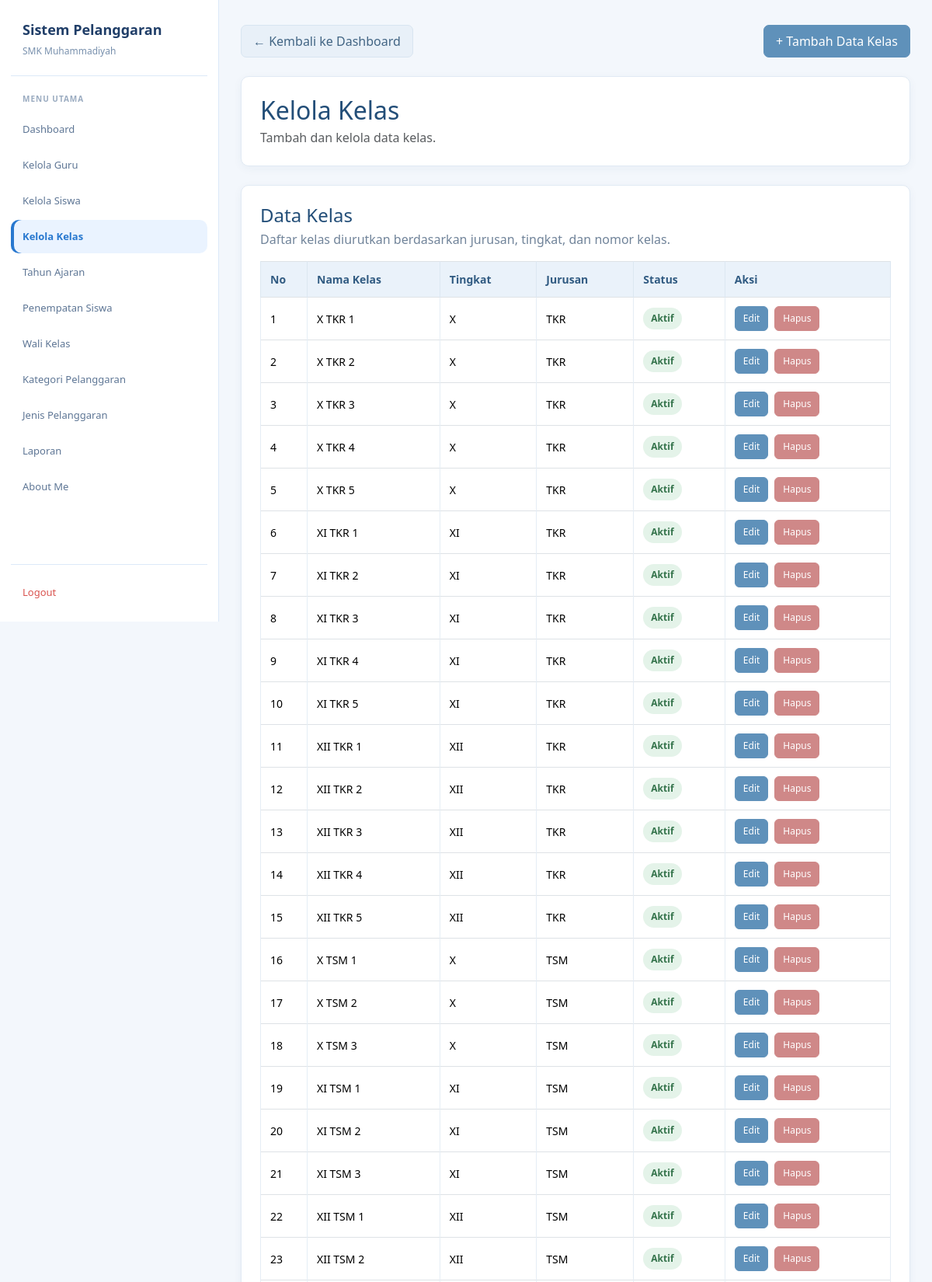
The app's page /admin/kelas.php (signed in, upper part) with its own data.
### tables this page shows
CREATE TABLE `t_kelas` (
  `id` int(11) NOT NULL,
  `nama` varchar(100) NOT NULL,
  `tingkat` varchar(20) NOT NULL,
  `jurusan` varchar(100) NOT NULL,
  `status_aktif` tinyint(1) DEFAULT NULL,
  `created_at` timestamp NULL DEFAULT current_timestamp(),
  `update_at` timestamp NULL DEFAULT current_timestamp()
);

### admin/kelas.php (the view, shortened to what this page needs)
<?php
include "../config/koneksi.php";
mysqli_set_charset($koneksi, 'utf8mb4');
if (!function_exists('e')) {
    function e($value): string
    {
        return htmlspecialchars((string)($value ?? ''), ENT_QUOTES, 'UTF-8');
    }
}
$bukaForm = false;
$query = mysqli_query(
    $koneksi,
    "SELECT * FROM t_kelas
     ORDER BY
        CASE jurusan
            WHEN 'TKR' THEN 1
            WHEN 'TSM' THEN 2
            WHEN 'TKJ' THEN 3
            WHEN 'RPL' THEN 4
            WHEN 'BD' THEN 5
            ELSE 6
        END,
        CASE tingkat
            WHEN 'X' THEN 1
            WHEN 'XI' THEN 2
            WHEN 'XII' THEN 3
            ELSE 4
        END,
        CAST(SUBSTRING_INDEX(nama, ' ', -1) AS UNSIGNED),
        id ASC"
);
?>
<!DOCTYPE html>
<html lang="id">
<head>
    <link href="https://cdn.jsdelivr.net/npm/bootstrap@5.3.8/dist/css/bootstrap.min.css" rel="stylesheet">
    <link href="https://cdn.datatables.net/2.3.4/css/dataTables.bootstrap5.min.css" rel="stylesheet">
</head>
<body>
<aside class="sidebar">
    <?php include "layout/sidebar.php"; ?>
</aside>
<main class="main">
    <div class="container py-2">
        <div class="d-flex flex-wrap justify-content-between align-items-center gap-2 mb-4">
            <a href="../dashboard.php" class="btn btn-secondary">
                &larr; Kembali ke Dashboard
            </a>
            <?php if (!$bukaForm): ?>
                <button
                    type="button"
                    class="btn btn-primary"
                    id="btnToggleKelas"
                    aria-expanded="false"
                    aria-controls="formTambahKelas"
                >
                    + Tambah Data Kelas
                </button>
            <?php endif; ?>
        </div>
        <div class="card mb-4">
            <div class="card-body">
                <h2 class="judul mb-1">Kelola Kelas</h2>
                <p class="text-muted mb-0">
                    Tambah dan kelola data kelas.
                </p>
            </div>
        </div>
        <div class="card">
            <div class="card-body">
                <h4 class="mb-1">Data Kelas</h4>
                <p class="keterangan mb-3">
                    Daftar kelas diurutkan berdasarkan jurusan, tingkat, dan nomor kelas.
                </p>
                <div class="table-responsive">
                    <table
                        id="tabelKelas"
                        class="table table-bordered table-hover align-middle w-100"
                    >
                        <thead>
                            <tr>
                                <th style="width: 60px;">No</th>
                                <th>Nama Kelas</th>
                                <th>Tingkat</th>
                                <th>Jurusan</th>
                                <th>Status</th>
                                <th>Aksi</th>
                            </tr>
                        </thead>
                        <tbody>
                            <?php if (mysqli_num_rows($query) > 0): ?>
                                <?php $no = 1; ?>
                                <?php while ($kelas = mysqli_fetch_assoc($query)): ?>
                                    <tr>
                                        <td><?= $no++; ?></td>
                                        <td><?= e($kelas['nama'] ?? ''); ?></td>
                                        <td><?= e($kelas['tingkat'] ?? ''); ?></td>
                                        <td><?= e($kelas['jurusan'] ?? ''); ?></td>
                                        <td>
                                            <?php if ((int)($kelas['status_aktif'] ?? 0) === 1): ?>
                                                <span class="status-aktif">Aktif</span>
                                            <?php else: ?>
                                                <span class="status-nonaktif">Tidak Aktif</span>
                                            <?php endif; ?>
                                        </td>
                                        <td>
                                            <div class="d-flex flex-wrap gap-2">
                                                <a
                                                    href="edit_kelas.php?id=<?= (int)$kelas['id']; ?>"
                                                    class="btn btn-sm btn-primary"
                                                >
                                                    Edit
                                                </a>
                                                <a
                                                    href="hapus_kelas.php?id=<?= (int)$kelas['id']; ?>"
                                                    class="btn btn-sm btn-danger"
                                                    onclick="return confirm('Yakin ingin menghapus kelas ini?')"
                                                >
                                                    Hapus
                                                </a>
                                            </div>
                                        </td>
                                    </tr>
                                <?php endwhile; ?>
                            <?php endif; ?>
                        </tbody>
                    </table>
                </div>
            </div>
        </div>
    </div>
</main>
</body>
</html>

### admin/kelas.php (style rules this page uses)
:root { --blue: #2878cf; --blue-dark: #203e68; --blue-soft: #eaf3ff; --muted: #7890ad; --line: #dce9f8; }
* { box-sizing: border-box; }
body { margin: 0; background: #f3f7fc; color: #2f435a; font-family: "Segoe UI", Arial, sans-serif; font-size: 16px; }
a { text-decoration: none; }
.sidebar { position: fixed; top: 0; left: 0; bottom: 0; width: 282px; min-width: 282px; height: 100vh; overflow-y: auto; background: #fff; border-right: 1px solid var(--line); padding: 25px 14px 16px; display: flex; flex-direction: column; z-index: 1000; }
.main { width: calc(100% - 282px); min-height: 100vh; margin-left: 282px; padding: 24px 28px 40px; }
.main .container { width: 100%; max-width: none; margin: 0; padding: 0; }
.judul, .main h4 { color: #234e78; }
.card { border: 1px solid #e1eaf4 !important; border-radius: 10px; box-shadow: 0 3px 12px rgba(35, 78, 120, .05) !important; }
.card-body { padding: 24px; }
.btn { border-radius: 7px; font-family: "Segoe UI", Arial, sans-serif; font-size: 16px; font-weight: 400; line-height: 1.5; padding: 8px 15px; transition: background-color .15s ease, border-color .15s ease; }
.btn-primary { --bs-btn-color: #fff; --bs-btn-bg: #5f91ba; --bs-btn-border-color: #5f91ba; --bs-btn-hover-color: #fff; --bs-btn-hover-bg: #4b7fa9; --bs-btn-hover-border-color: #4b7fa9; }
.btn-secondary { --bs-btn-bg: #e8f0f8; --bs-btn-border-color: #d8e5f1; --bs-btn-color: #426584; --bs-btn-hover-bg: #dceaf6; --bs-btn-hover-border-color: #cbddeb; --bs-btn-hover-color: #234e78; }
.btn-danger { --bs-btn-color: #fff; --bs-btn-bg: #cf8888; --bs-btn-border-color: #cf8888; --bs-btn-hover-color: #fff; --bs-btn-hover-bg: #bd7777; --bs-btn-hover-border-color: #bd7777; }
#tabelKelas .btn-sm { padding: 6px 10px; font-family: "Segoe UI", Arial, sans-serif; font-size: 12px; font-weight: 400; line-height: 1.5; border-radius: 6px; }
.table { color: #344b63; vertical-align: middle; margin-bottom: 0; font-size: 14px; }
.table thead th { background: #eaf2fa; color: #315b82; border-color: #dce7f1; font-weight: 600; padding: 12px; white-space: nowrap; }
.table tbody td { border-color: #e5edf5; padding: 11px 12px; }
.status-aktif, .status-nonaktif { display: inline-block; padding: 5px 10px; border-radius: 20px; font-size: 12px; font-weight: 600; white-space: nowrap; }
.status-aktif { background: #e4f3e9; color: #34734b; }
.keterangan { display: inline-block; color: #71849a; font-size: 16px; }
#tabelKelas td:last-child { white-space: nowrap; }

### records on screen
t_kelas: nama "X TKR 1", tingkat "X", jurusan "TKR", status_aktif "Aktif"
t_kelas: nama "X TKR 2", tingkat "X", jurusan "TKR", status_aktif "Aktif"
t_kelas: nama "X TKR 3", tingkat "X", jurusan "TKR", status_aktif "Aktif"
t_kelas: nama "X TKR 4", tingkat "X", jurusan "TKR", status_aktif "Aktif"
t_kelas: nama "X TKR 5", tingkat "X", jurusan "TKR", status_aktif "Aktif"
t_kelas: nama "XI TKR 1", tingkat "XI", jurusan "TKR", status_aktif "Aktif"
t_kelas: nama "XI TKR 2", tingkat "XI", jurusan "TKR", status_aktif "Aktif"
t_kelas: nama "XI TKR 3", tingkat "XI", jurusan "TKR", status_aktif "Aktif"
t_kelas: nama "XI TKR 4", tingkat "XI", jurusan "TKR", status_aktif "Aktif"
t_kelas: nama "XI TKR 5", tingkat "XI", jurusan "TKR", status_aktif "Aktif"
t_kelas: nama "XII TKR 1", tingkat "XII", jurusan "TKR", status_aktif "Aktif"
t_kelas: nama "XII TKR 2", tingkat "XII", jurusan "TKR", status_aktif "Aktif"
t_kelas: nama "XII TKR 3", tingkat "XII", jurusan "TKR", status_aktif "Aktif"
t_kelas: nama "XII TKR 4", tingkat "XII", jurusan "TKR", status_aktif "Aktif"
t_kelas: nama "XII TKR 5", tingkat "XII", jurusan "TKR", status_aktif "Aktif"
t_kelas: nama "X TSM 1", tingkat "X", jurusan "TSM", status_aktif "Aktif"
t_kelas: nama "X TSM 2", tingkat "X", jurusan "TSM", status_aktif "Aktif"
t_kelas: nama "X TSM 3", tingkat "X", jurusan "TSM", status_aktif "Aktif"
t_kelas: nama "XI TSM 1", tingkat "XI", jurusan "TSM", status_aktif "Aktif"
t_kelas: nama "XI TSM 2", tingkat "XI", jurusan "TSM", status_aktif "Aktif"
t_kelas: nama "XI TSM 3", tingkat "XI", jurusan "TSM", status_aktif "Aktif"
t_kelas: nama "XII TSM 1", tingkat "XII", jurusan "TSM", status_aktif "Aktif"
t_kelas: nama "XII TSM 2", tingkat "XII", jurusan "TSM", status_aktif "Aktif"
